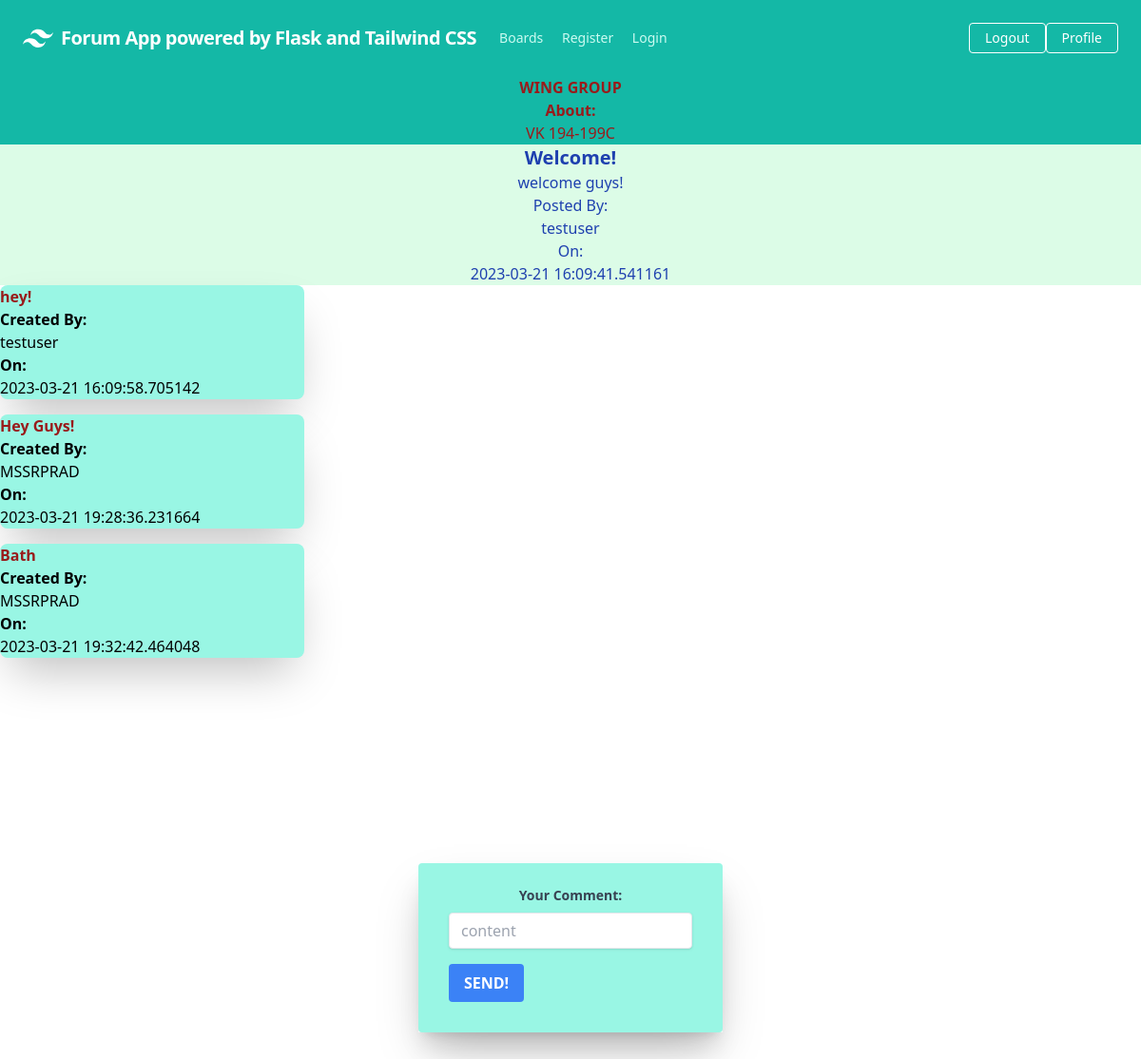
The page /board/1/1 (signed in) on the database its author committed.
### ForumApp/models/board.py (models this page shows)
class Board(db.Model):
    id = db.Column(db.Integer, primary_key=True)
    name = db.Column(db.String(50), nullable = False)
    about = db.Column(db.String(1000), nullable = False)
    posts = db.relationship('Post', backref = 'board')
    date_created = db.Column(db.DateTime, default = datetime.datetime.utcnow())

### ForumApp/models/user.py (models this page shows)
class User(db.Model, UserMixin):
    id = db.Column(db.Integer, primary_key=True)
    username = db.Column(db.String(20), nullable = False)
    password = db.Column(db.String(100), nullable = False)
    role_id = db.Column(db.Integer, db.ForeignKey('role.id'))
    profile = db.relationship('Profile', backref='user', uselist = False)
    posts = db.relationship('Post', backref = 'user')
    comments = db.relationship('Comment', backref = 'user')

### ForumApp/models/post.py (models this page shows)
class Post(db.Model):
    id = db.Column(db.Integer, primary_key=True)
    title = db.Column(db.String(300), nullable = False)
    content = db.Column(db.String(10000), nullable = False)
    user_id = db.Column(db.Integer, db.ForeignKey('user.id'))
    comments = db.relationship('Comment', backref = 'post')
    date_created = db.Column(db.DateTime,default=datetime.datetime.utcnow)
    board_id = db.Column(db.Integer, db.ForeignKey('board.id'))

### ForumApp/models/comment.py (models this page shows)
class Comment(db.Model):
    id = db.Column(db.Integer, primary_key=True)
    content = db.Column(db.String(1000), nullable = False)
    post_id = db.Column(db.Integer, db.ForeignKey('post.id'))
    user_id = db.Column(db.Integer, db.ForeignKey('user.id'))
    date_created = db.Column(db.DateTime, default=datetime.datetime.utcnow)

### ForumApp/comments/routes.py (the view)
@bp.route('/board/<int:boardid>/<int:postid>')
@login_required
def show_comments(boardid, postid):
    board = Board.query.filter_by(id=boardid).first()
    post = Post.query.filter_by(id=postid).first()
    comments = post.comments
    users = User.query.all()
    return render_template('src/comment/comment.html', post=post,board = board, comments=comments, users=users)

### ForumApp/comments/routes.py (called while the page is built)
@app.login_manager.user_loader
def load_user(user_id):
    return User.query.get(int(user_id))

### ForumApp/templates/src/comment/comment.html (shortened to what this page needs)
{% extends "src/base.html" %}
{% block body %}
{% for user in users %}
    {% if user.id == post.user_id %}
        <div style="text-align: center;">
            <div class="bg-teal-500 mx-auto text-red-800">
                <b><p  class="font-black">{{board.name}}</p></b>
                <p class="font-medium"><b>About:</b> <br>{{board.about}}</p>
            </div>
            <div class="bg-green-100 mx-auto text-blue-800">
                <b><p  class="font-black text-xl">{{post.title}}</p></b>
                <p class="font-medium">{{post.content}}</p>
                <p class="font-medium">Posted By:<br>{{user.username}}</p>
                <p class="font-medium">On:<br>{{post.date_created}}</p>
            </div>
        </div>
    {% endif %}
{% endfor %}
<div class="grid grid-rows-4 grid-flow-col gap-4">
{% for comment in comments %}
    {% for user in users %}
        {% if user.id==comment.user_id %}
             <div class="max-w-xs shadow-2xl bg-teal-200 rounded-lg">
                <p  class="font-bold text-red-800">{{comment.content}}</p>
                <p class="font-semibold">Created By:</p>
                <p class="font-italic">{{user.username}}</p>
                 <p class="font-semibold">On:</p>
                <p class="font-italic">{{comment.date_created}}</p>
            </div>
        {% endif %}
    {% endfor %}
{% endfor %}
</div>
<div class="">
    <div class="my-20 bg-dark">
        <center>
            <div class="max-w-xs shadow-2xl">
              <form class="bg-teal-200 shadow-xl rounded px-8 pt-6 pb-8 mb-4" action="/board/{{board.id}}/{{post.id}}/create" method="POST" >
                <div class="mb-4">
                  <label class="block text-gray-700 text-sm font-bold mb-2" for="content">
                    Your Comment:
                  </label>
                  <input class="shadow appearance-none border rounded w-full py-2 px-3 text-gray-700 leading-tight focus:outline-none focus:shadow-outline" name = "content" id="content" type="text" placeholder="content">
                </div>
                <div class="flex items-center justify-between">
                  <button class="bg-blue-500 hover:bg-blue-700 text-white font-bold py-2 px-4 rounded focus:outline-none focus:shadow-outline" type="submit">
                    SEND!
                  </button>
                </div>
              </form>
            </div>
        </center>
    </div>
</div>
{% endblock %}

### rows shown on the page
User: username "testuser"
Board: name "WING GROUP", about "VK 194-199C"
Post: title "Welcome!", content "welcome guys!", date_created "2023-03-21 16:09:41.541161"
Comment: content "hey!", date_created "2023-03-21 16:09:58.705142"
Comment: content "Hey Guys!", date_created "2023-03-21 19:28:36.231664"
User: username "MSSRPRAD"
Comment: content "Bath", date_created "2023-03-21 19:32:42.464048"
